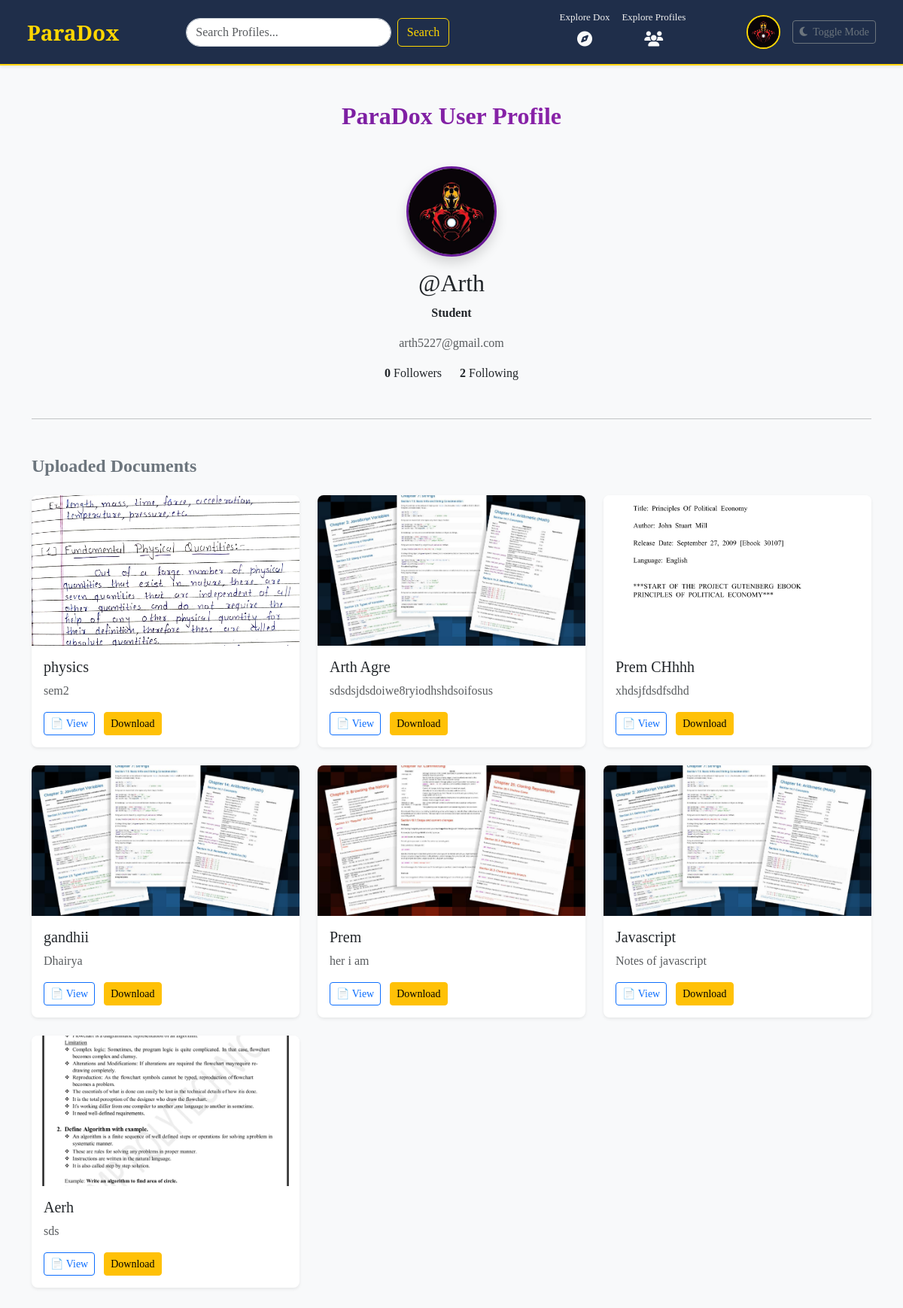
Page /profile/93/ (signed in) on the committed database.
### apps/dashboard/models.py (models this page shows)
class User(models.Model):
    email = models.EmailField(unique=True)
    name = models.CharField(max_length=100, default="User", null=True, blank=True)
    mobile = models.CharField(max_length=14, unique=True)
    password = models.CharField(max_length=255)
    otp = models.IntegerField(null=True, blank=True)
    is_active = models.BooleanField(default=False)
    followers = models.ManyToManyField('self', symmetrical=False, related_name='following', blank=True)
    bio = models.TextField(blank=True, null=True)
    profile_image = models.ImageField(upload_to='profile_images/',blank=True, null=True)

class Document(models.Model):
    user = models.ForeignKey(User, on_delete=models.CASCADE)
    file = models.FileField(upload_to='documents/')
    title = models.CharField(max_length=100)
    description = models.TextField(blank=True)
    file = models.FileField(upload_to='documents/')
    thumbnail = models.ImageField(upload_to='thumbnails/', blank=True, null=True)
    uploaded_at = models.DateTimeField(auto_now_add=True)

### apps/dashboard/views.py (the view)
# urls.py: path('profile/<int:user_id>/', views.public_profile, name='public_profile'),
@login_required
def public_profile(request, user_id):
    user_profile = User.objects.get(id=user_id)
    current_user = User.objects.get(id=request.session.get('user_id'))
    documents = Document.objects.filter(user=user_profile).order_by('-uploaded_at')
    return render(request, 'dashboard/public_profile.html', {
        'user_profile': user_profile,
        'current_user': current_user,
        'documents': documents,
        'followers_count': user_profile.followers.count(),
        'following_count': user_profile.following.count(),
        'followers': user_profile.followers.all(),
        'following': user_profile.following.all()
    })

### apps/dashboard/context_processors.py (called while the page is built)
def current_user(request):
    user_id = request.session.get('user_id')
    if user_id:
        try:
            user = User.objects.get(id=user_id)
            return {'user': user}
        except User.DoesNotExist:
            return {}
    return {}

### apps/dashboard/views.py (called while the page is built)
def login_required(view_func):
    @wraps(view_func)
    def wrapper(request, *args, **kwargs):
        if 'user_id' not in request.session:
            return redirect('sign_in')
        return view_func(request, *args, **kwargs)
    return wrapper

### apps/dashboard/templates/dashboard/public_profile.html (shortened to what this page needs)
{% extends 'dashboard/base.html' %}
{% load static %}
{% block body %}
<div class="container py-5">
  <div class="text-center mb-5">
    <h2 class="fw-bold"
      style="background: linear-gradient(to right, #6a1b9a, #9c27b0); -webkit-background-clip: text; -webkit-text-fill-color: transparent;">
      ParaDox User Profile
    </h2>
  </div>
  <div class="text-center mb-3">
    {% if user_profile.profile_image and user_profile.profile_image.name %}
    <img src="{{ user_profile.profile_image.url }}" alt="Profile Image" class="rounded-circle shadow"
      style="width: 120px; height: 120px; object-fit: cover; border: 3px solid #6a1b9a;">
    {% else %}
    <img src="{% static 'dashboard/images/default-profile-icon.jpg' %}" alt="Default Image"
      class="rounded-circle shadow" style="width: 120px; height: 120px; object-fit: cover; border: 3px solid #6a1b9a;">
    {% endif %}
  </div>
  <h2 class="text-center text-purple">@{{ user_profile.name }}</h2>
  <p class="fw-semibold text-center">{{ user_profile.bio|default:"This user has not added a bio yet." }}</p>
  <p class="text-muted text-center">{{ user_profile.email }}</p>
  <div class="d-flex justify-content-center gap-4 mb-4">
    <a href="#" data-bs-toggle="modal" data-bs-target="#followersModal" class="text-decoration-none text-dark">
      <strong>{{ followers_count }}</strong> Followers
    </a>
    <a href="#" data-bs-toggle="modal" data-bs-target="#followingModal" class="text-decoration-none text-dark">
      <strong>{{ following_count }}</strong> Following
    </a>
  </div>
  <hr class="my-5">
  <h4 class="text-secondary fw-bold mb-4">Uploaded Documents</h4>
  {% if documents %}
  <div class="row">
    {% for doc in documents %}
    <div class="col-md-4 mb-4">
      <div class="card h-100 shadow-sm border-0 rounded-3">
        {% if doc.thumbnail %}
        <img src="{{ doc.thumbnail.url }}" class="card-img-top rounded-top-3" style="height: 200px; object-fit: cover;">
        {% else %}
        <img src="{% static 'dashboard/images/default_thumbnail.png' %}" class="card-img-top rounded-top-3"
          style="height: 200px; object-fit: cover;">
        {% endif %}
        <div class="card-body">
          <h5 class="card-title">{{ doc.title }}</h5>
          <p class="card-text text-muted">{{ doc.description|default:"No description provided." }}</p>
          {% if doc.file %}
          <a href="{{ doc.file.url }}" target="_blank" class="btn btn-sm btn-outline-primary">📄 View</a>
          {% else %}
          <span class="text-muted small">No file available</span>
          {% endif %}
          <a href="{{ doc.file.url }}" class="btn btn-sm btn-warning ms-2" download>Download</a>
        </div>
      </div>
    </div>
    {% endfor %}
  </div>
  {% else %}
  <p class="text-muted">No documents uploaded yet.</p>
  {% endif %}
</div>
{% endblock %}

### apps/dashboard/templates/dashboard/base.html (shortened to what this page needs)
{% load static %}
<!DOCTYPE html>
<html lang="en">
<head>
  <link href="https://cdn.jsdelivr.net/npm/bootstrap@5.3.6/dist/css/bootstrap.min.css" rel="stylesheet"
>
  <link rel="stylesheet" href="https://cdnjs.cloudflare.com/ajax/libs/font-awesome/6.4.0/css/all.min.css">
  <link rel="stylesheet" href="{% static 'dashboard/css/style.css' %}">
</head>
<body class="bg-light text-dark" id="page-body">
  <nav class="navbar navbar-expand-lg sticky-top shadow-sm">
    <div class="container-fluid">
      <a class="navbar-brand" href="{% url 'index' %}">ParaDox</a>
      <div class="collapse navbar-collapse justify-content-between" id="navbarNav">
        <form class="d-flex mx-auto" action="{% url 'index' %}" method="get" style="width: 350px;">
          <input class="form-control me-2" type="search" name="query" placeholder="Search Profiles..."
            aria-label="Search">
          <button class="btn btn-outline-dark" type="submit">Search</button>
        </form>
        <ul class="navbar-nav ms-auto d-flex align-items-center gap-3">
          <li class="nav-item text-center">
            <label>Explore Dox</label>
            <a href="{% url 'explore_docs' %}" class="nav-link text-light">
              <i class="fas fa-compass fa-lg"></i>
            </a>
          </li>
          <li class="nav-item text-center">
            <label>Explore Profiles</label>
            <a href="{% url 'explore_profile' %}" class="nav-link text-light">
              <i class="fas fa-users fa-lg"></i>
            </a>
          </li>
        </ul>
        <ul class="navbar-nav ms-auto d-flex align-items-center gap-3">
          <li class="nav-item">
            <a href="{% url 'profile' %}">
              {% if user.profile_image %}
              <img src="{{ user.profile_image.url }}" alt="Profile" title="@{{ user.name }}" class="ms-2"
                style="width: 45px; height: 45px; object-fit: cover; border-radius: 50%; border: 2px solid gold;">
              {% else %}
              <img src="{% static 'dashboard/images/default-profile-icon.jpg' %}" alt="Default" title="@{{ user.name }}"
                class="ms-2"
                style="width: 45px; height: 45px; object-fit: cover; border-radius: 50%; border: 2px solid gold;">
              {% endif %}
            </a>
          </li>
          <li class="nav-item">
            <button class="btn btn-sm btn-outline-secondary" id="themeToggle">
              <i class="fas fa-moon me-1"></i> Toggle Mode
            </button>
          </li>
        </ul>
      </div>
    </div>
  </nav>
  {% block body %}{% endblock %}
</body>
</html>

### apps/dashboard/static/dashboard/css/style.css (style rules this page uses)
* { font-family: 'Times New Roman', Times, serif; }

### apps/dashboard/templates/dashboard/base.html (style rules this page uses)
body { font-family: 'Roboto', sans-serif; }
.navbar { background: rgba(19, 35, 65, 0.95); padding: 0.8rem 1.5rem; border-bottom: 2px solid gold; backdrop-filter: blur(10px); }
.navbar-brand { font-family: 'Playfair Display', serif; font-size: 28px; font-weight: 600; color: gold !important; }
.nav-link, .form-control { border-radius: 30px; }
.form-control { border: 1px solid #ced4da; }
.btn-outline-dark { border-color: gold; color: gold; }
.navbar-nav .nav-item img { border-radius: 50%; width: 45px; height: 45px; object-fit: cover; border: 2px solid gold; }
label { font-size: 13px; font-weight: 500; color: #f0f0f0; margin-bottom: 0; display: block; text-align: center; }

### rows in the picture
User: profile_image (picture), name "Arth", bio "Student", email "arth5227@gmail.com"
Document: thumbnail (picture), title "physics", description "sem2"
Document: thumbnail (picture), title "Arth Agre", description "sdsdsjdsdoiwe8ryiodhshdsoifosus"
Document: thumbnail (picture), title "Prem CHhhh", description "xhdsjfdsdfsdhd"
Document: thumbnail (picture), title "gandhii", description "Dhairya"
Document: thumbnail (picture), title "Prem", description "her i am"
Document: thumbnail (picture), title "Javascript", description "Notes of javascript"
Document: thumbnail (picture), title "Aerh", description "sds"

### other values in the picture
{{ followers_count }} "0"
{{ following_count }} "2"
